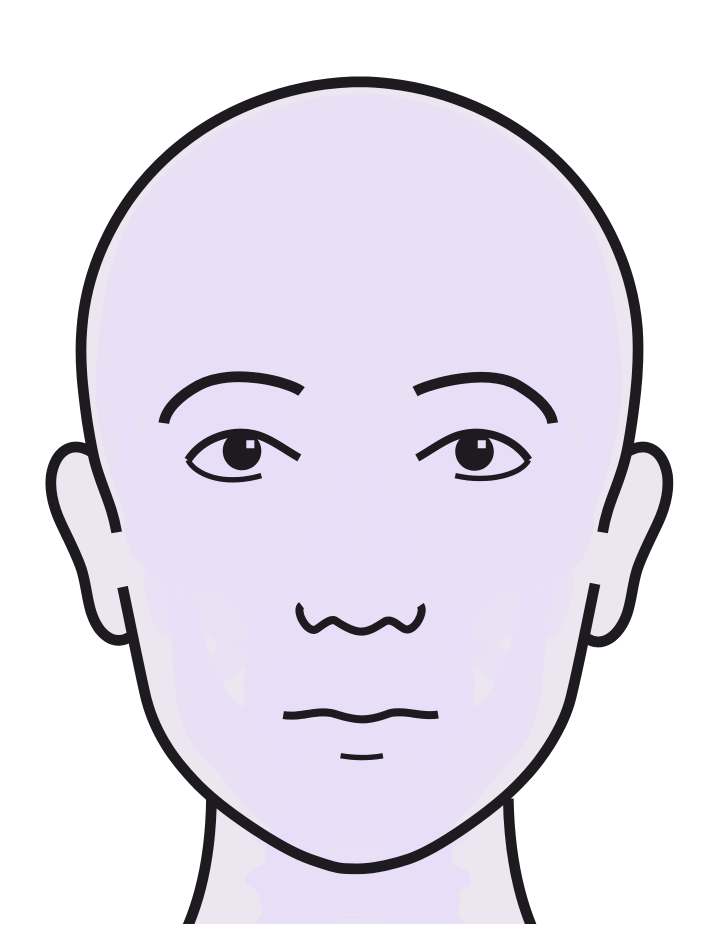
#> input picture art/source/face_front.png, 1446 x 1896 px (shown at 1/2 size)
$ python synth_oblique.py
#> lines starting #> are read from the running program, lines starting #| are printed output that depends on the picture; after the words box and inside, x2 and y2 are one past the last pixel; in counts of white or black regions, pixels touching at a corner belong together
#!/usr/bin/env python3
"""Sintetiza la vista oblicua 45° del rostro a partir de las vistas frontal y lateral.

Modelo: para cada altura y, la sección transversal de la cabeza se aproxima por una
superelipse de semiancho w(y) (vista frontal) y profundidad entre z_atrás(y) y z_frente(y)
(vista lateral, sin la nariz). Se rota θ = 45° alrededor del eje vertical y se proyecta:
x' = x·cosθ + z·sinθ. La silueta es el mínimo/máximo de x' en cada sección (la nariz y los
labios del perfil se suman al máximo); los rasgos frontales se proyectan sobre la superficie
frontal y se ocultan donde ésta deja de mirar a la cámara; la oreja visible sale del perfil.
"""
import pathlib
import numpy as np
from PIL import Image, ImageDraw
from scipy.ndimage import label, uniform_filter1d

ROOT = pathlib.Path(__file__).resolve().parents[2]
SRC = ROOT / "art/source"
TH = np.radians(45)
C, S = np.cos(TH), np.sin(TH)

front = np.array(Image.open(SRC / "face_front.png").convert("L")) < 90
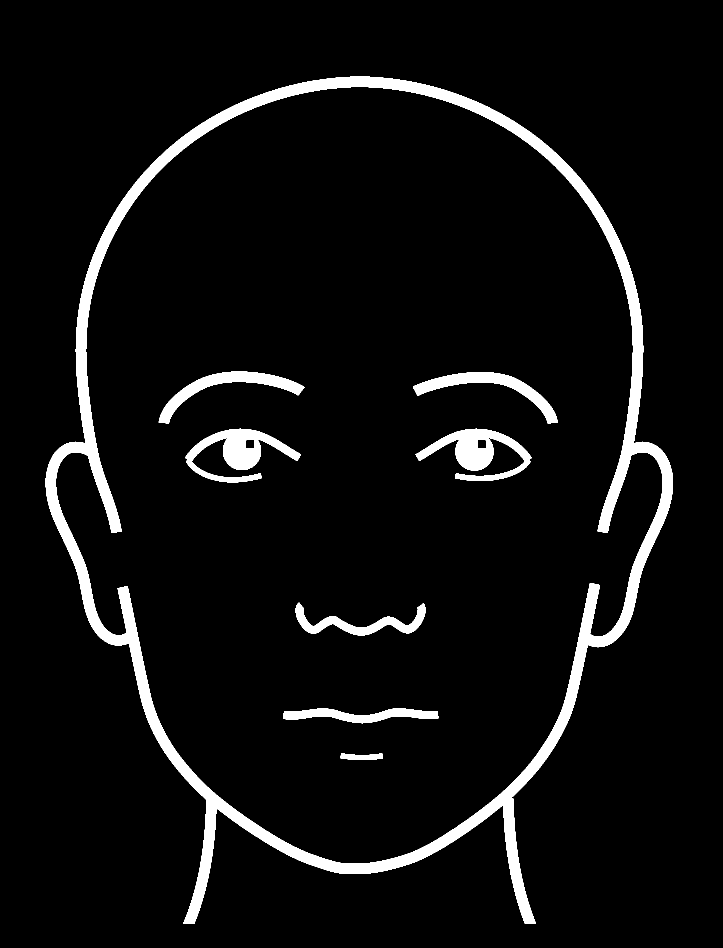
#> front: shape (1896, 1446) bool (shown at 1/2 size); 5.9% white; 8 white regions, largest, box (x1, y1, x2, y2) and area: (91, 153, 1346, 1848) 117069, (831, 857, 1064, 962) 9592, (370, 857, 602, 965) 9575
prof = np.array(Image.open(SRC / "face_profiles.png").convert("L")) < 90
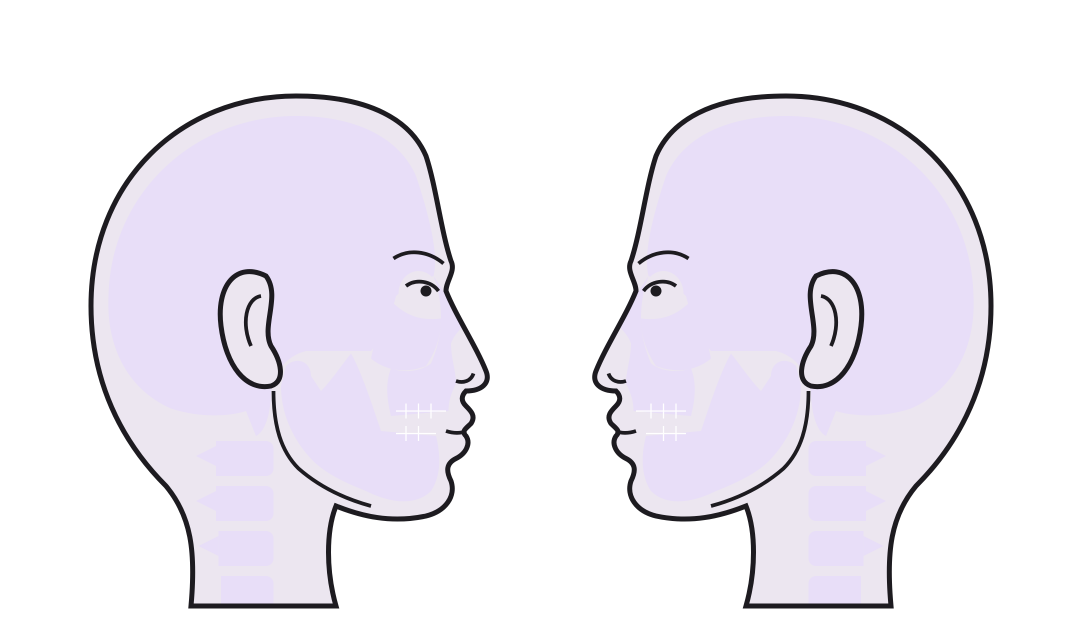
#> input picture art/source/face_profiles.png, 3246 x 1896 px (shown at 1/3 size)
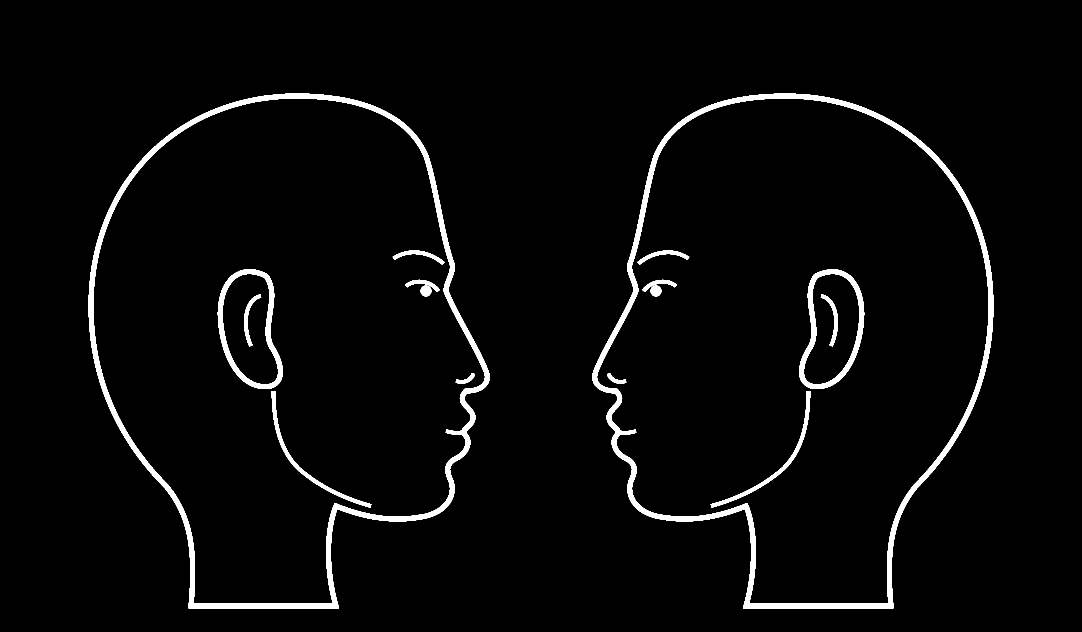
#> prof: shape (1896, 3246) bool (shown at 1/3 size); 3% white; 16 white regions, largest, box (x1, y1, x2, y2) and area: (1777, 281, 2980, 1825) 68801, (266, 281, 1469, 1825) 68797, (653, 807, 849, 1167) 12865
FH, FW = front.shape
#> FH = 1896; FW = 1446
CX = 718                         # eje medio de la vista frontal
TOP_F, CHIN_F = 155, 1740        # vértice y mentón (frontal)
TOP_P, CHIN_P = 283, 1555        # vértice y mentón (perfil, cabeza izquierda)
K = (CHIN_F - TOP_F) / (CHIN_P - TOP_P)
EAR_X = 802                      # tragion (perfil) = origen de profundidad
NASION_F, SUBNASAL_F = 885, 1252

def p2f(yp): return TOP_F + (yp - TOP_P) * K
def f2p(yf): return TOP_P + (yf - TOP_F) / K

# --- perfil: borde anterior y posterior por fila (cabeza izquierda, x < 1600) ---
P = prof[:, :1600]
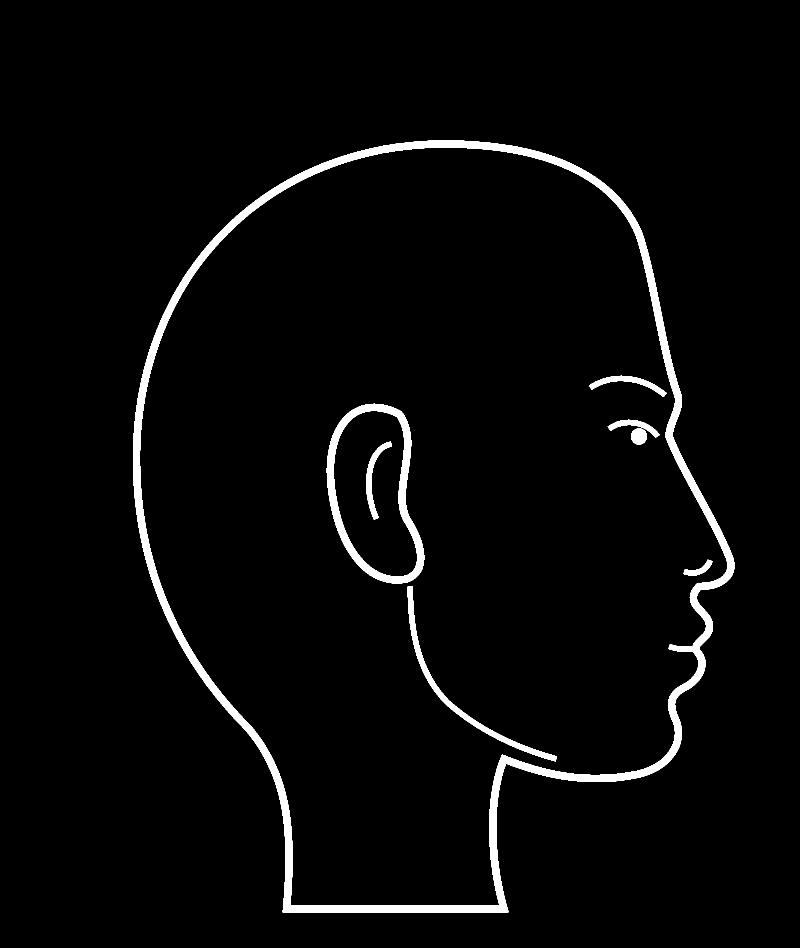
#> P: shape (1896, 1600) bool (shown at 1/2 size); 3.1% white; 8 white regions, largest, box (x1, y1, x2, y2) and area: (266, 281, 1469, 1825) 68797, (653, 807, 849, 1167) 12865, (815, 1173, 1114, 1523) 5444
ys = np.arange(FH)
#> ys = 1896 values from 0 to 1895
zf = np.full(FH, np.nan); zb = np.full(FH, np.nan)
for yf in range(TOP_F, FH):
    yp = int(round(f2p(yf)))
    if yp >= 1805 or yp >= P.shape[0]: continue
    xs = np.where(P[yp])[0]
    if len(xs) == 0: continue
    zf[yf] = (xs.max() - EAR_X) * K
    zb[yf] = (xs.min() - EAR_X) * K
valid = ~np.isnan(zf)
zf = np.interp(ys, ys[valid], zf[valid]); zb = np.interp(ys, ys[valid], zb[valid])
#> after `zf = np.interp(ys, ys[valid], zf[valid])`: zf = 1896 values, max 829.9 at index 1203, min 194.4 at index 0, mean 603.8
#> after `zb = np.interp(ys, ys[valid], zb[valid])`: zb = 1896 values, max 31.15 at index 0, min -667.9 at index 904, mean -465.3
# superficie frontal sin nariz (para mejillas y rasgos)
zs = zf.copy()
#> zs has the same summary as zf
a, b = NASION_F, SUBNASAL_F
zs[a:b] = np.interp(np.arange(a, b), [a, b], [zf[a], zf[b]])
# sin labios: de la base nasal al pogonion la mejilla/mandíbula es una curva suave
POGONION_F = 1619
c = POGONION_F
zs[b:c] = np.interp(np.arange(b, c), [b, c], [zf[b] - 25 * K, zf[c]])
zs = uniform_filter1d(zs, 41)
#> zs = 1896 values, max 803.4 at index 1231, min 194.4 at index 0, mean 600

# --- frontal: semiancho por fila (sin orejas) ---
w = np.full(FH, np.nan)
for y in range(TOP_F, FH):
    xs = np.where(front[y])[0]
    if len(xs) == 0: continue
    w[y] = max(CX - xs.min(), xs.max() - CX)
EAR_ROWS = (860, 1310)
m = ~np.isnan(w); m[EAR_ROWS[0]:EAR_ROWS[1]] = False
w = np.interp(ys, ys[m], w[m])
#> w = 1896 values, max 568 at index 691, min 48 at index 0, mean 412.3
w = uniform_filter1d(w, 9)
#> w = 1896 values, max 568 at index 695, min 48 at index 0, mean 412.3
NECK_Y = 1600  # debajo, el contorno lateral es el cuello

def surface(u, y, sign=1.0, p=2.3):
    zc = (zs[y] + zb[y]) / 2; D = (zs[y] - zb[y]) / 2
    return zc + sign * D * (1 - np.abs(u) ** p) ** (1 / p)

def proj(x, z): return x * C + z * S

pts = []      # puntos de tinta proyectados (x', y)
near, far = [], []
U = np.linspace(-1, 1, 241)
for y in range(TOP_F + 2, FH):
    xx = w[y] * U
    xp = np.concatenate([proj(xx, surface(U, y, 1)), proj(xx, surface(U, y, -1))])
    near.append((xp.min(), y)); far.append((xp.max(), y))   # mejilla lejana: superficie lisa, sin perfil
#> this loop made 1739 passes
#> after the loop, far = 1739 pairs, first value 186.2 to 693.5, second value 157 to 1895; near = 1739 pairs, first value -637.8 to -10.32, second value 157 to 1895

# nariz: solo la parte del perfil que sobresale de la mejilla lejana (dorso → punta → subnasal)
far_x = dict((y, x) for x, y in far)
#> far_x = 1739 items
nose = [(proj(0, zf[y]), y) for y in range(NASION_F - 10, SUBNASAL_F + 15)]
#> nose = 392 pairs, first value 477.6 to 586.8, second value 875 to 1266
nose_out = [(x, y) for x, y in nose if x > far_x.get(y, 1e9) - 4]
#> nose_out = []
# rasgos frontales (sin contorno exterior, orejas ni líneas del cuello)
lab, n = label(front)
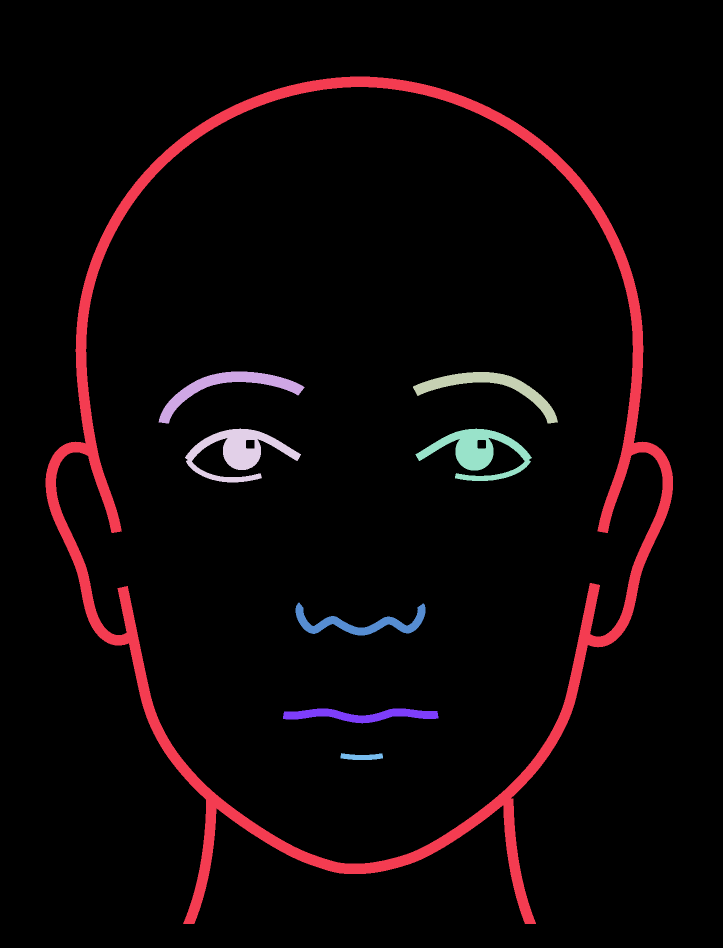
#> lab: shape (1896, 1446) int32 (shown at 1/2 size); 9 distinct labels, from 0 to 8; one colour per label, 0 black
#> n = 8
sizes = np.bincount(lab.ravel())
#> sizes = [2580927, 117069, 6732, 6677, 9575, 9592, 5257, 4921, 866]
for y, x in zip(*np.where(front)):
    if y < TOP_F + 5: continue
    dx = x - CX
    if abs(dx) > w[y] - 30: continue                       # contorno y orejas
    if y > 1560 and abs(dx) > 200: continue                 # líneas del cuello
    if sizes[lab[y, x]] > 20000: continue                   # contorno principal
    u = dx / w[y]
    z = surface(np.array([u]), y, 1)[0]
    # visibilidad: la superficie debe mirar a la cámara
    du = 1e-3
    dz = (surface(np.array([min(u + du, 1)]), y, 1)[0] - z) / du
    if w[y] * C + dz * S <= 0.15 * w[y]: continue
    pts.append((proj(dx, z), y))
#> this loop made 160689 passes
#> (y, x) on passes 1 to 3: (153, 700), (153, 701), (153, 702)
#> after the loop, pts = 41430 items

# oreja visible (del perfil) en el lado cercano, x = −w
ear = P[810:1160, 640:860]
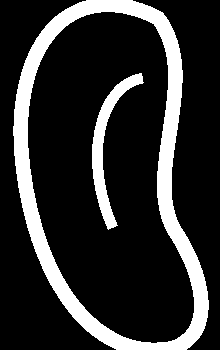
#> ear: shape (350, 220) bool; 18.6% white; 2 white regions, box (x1, y1, x2, y2) and area: (13, 0, 209, 350) 12463, (92, 73, 144, 230) 1866
for yy, xx in zip(*np.where(ear)):
    yp, xpp = 810 + yy, 640 + xx
    yf = int(round(p2f(yp)))
    if yf >= FH: continue
    z = (xpp - EAR_X) * K
    pts.append((proj(-w[yf] * 0.97, z), yf))
#> this loop made 14329 passes
#> (yy, xx, yp, xpp, yf, z) on passes 1 to 3: (0, 86, 810, 726, 812, -94.7), (0, 87, 810, 727, 812, -93.46), (0, 88, 810, 728, 812, -92.21)
#> after the loop, pts = 55759 items

# dorso nasal (del perfil) en el eje medio
for yf in range(NASION_F - 40, SUBNASAL_F + 8):
    pts.append((proj(0, zf[yf]), yf))
#> after the loop, pts = 56174 items

allx = [p[0] for p in near + far + pts + nose_out]
#> allx = 59652 items
x0, x1 = min(allx), max(allx)
#> x0 = -637.8; x1 = 693.5
OW = int(x1 - x0 + 160); off = -x0 + 80
#> after `OW = int(x1 - x0 + 160)`: OW = 1491
#> after `off = -x0 + 80`: off = 717.8
img = Image.new("L", (OW, FH), 255); d = ImageDraw.Draw(img)
#> after `img = Image.new('L', (OW, FH), 255)`: img: PIL image 1491x1896 L; every value is 255
# suavizado vertical de las siluetas (evita escalones)
def smooth(line, k=15):
#> called with k = 15
    xs = uniform_filter1d(np.array([p[0] for p in line]), k, mode="nearest")
#> xs = 1739 values, max -22.82 at index 0, min -637.4 at index 694, mean -492.8
    return list(zip(xs, [p[1] for p in line]))
near, far = smooth(near), smooth(far)
#> near = 1739 pairs, first value -637.4 to -22.82, second value 157 to 1895; far = 1739 pairs, first value 194.9 to 692.7, second value 157 to 1895
for line in (near, far):
    d.line([(x + off, y) for x, y in line], fill=0, width=16)
#> this loop made 2 passes
if nose_out:
    d.line([(x + off, y) for x, y in nose_out], fill=0, width=16)
d.line([(near[0][0] + off, near[0][1]), (far[0][0] + off, far[0][1])], fill=0, width=16)  # coronilla
for x, y in pts:
    d.ellipse([x + off - 5, y - 5, x + off + 5, y + 5], fill=0)
#> this loop made 56174 passes
#> (x, y) on passes 1 to 3: (268.3, 743), (269.4, 743), (270.4, 743)
img.save(SRC / "face_oblique_right.png")
img.transpose(Image.FLIP_LEFT_RIGHT).save(SRC / "face_oblique_left.png")
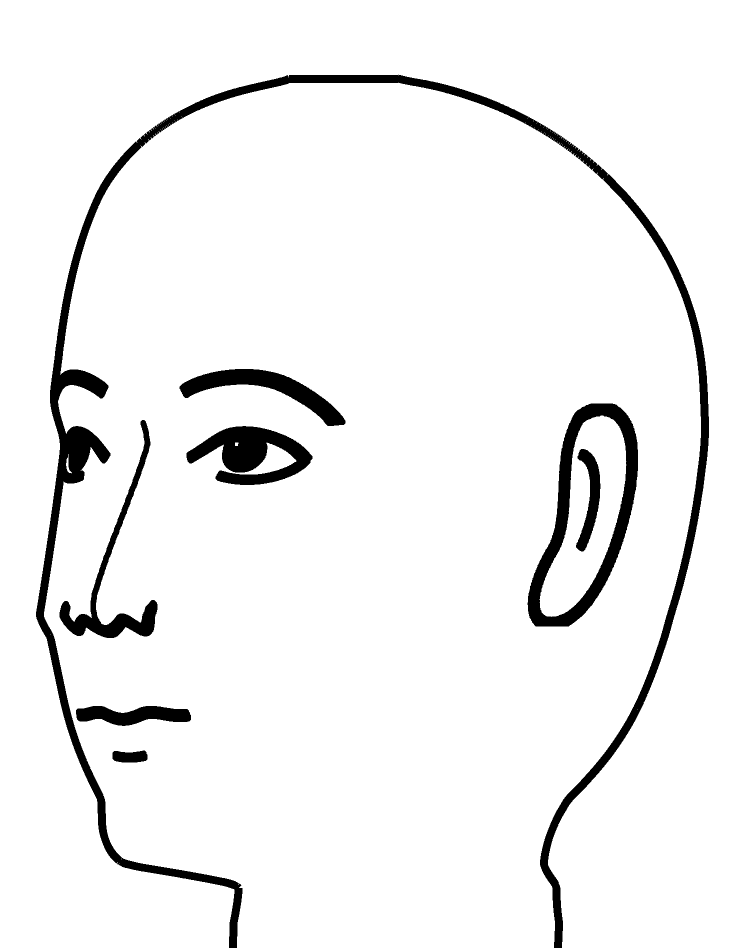
#> saved as face_oblique_left.png: PIL image 1491x1896 L (shown at 1/2 size); 94.5% white; 8 black regions, largest, box (x1, y1, x2, y2) and area: (72, 149, 1418, 1896) 80863, (1055, 807, 1276, 1253) 24541, (373, 852, 625, 970) 15773
# datos para las referencias
nose_tip = max(range(NASION_F, SUBNASAL_F), key=lambda y: zf[y])
#> nose_tip = 1203
info = {
    "width": OW, "offset": off,
    "nose_x": proj(0, zf[nose_tip]) + off, "nose_y": nose_tip,
    "mid_x": proj(0, zs[903]) + off,
    "pupil_r": proj(483 - CX, surface(np.array([(483 - CX) / w[903]]), 903, 1)[0]) + off,
    "pupil_l": proj(949 - CX, surface(np.array([(949 - CX) / w[903]]), 903, 1)[0]) + off,
}
#> info = {'width': 1491, 'offset': 717.8, 'nose_x': 1304.7, 'nose_y': 1203, 'mid_x': 1200.2, 'pupil_r': 1002.5, 'pupil_l': 1333.3}
import json
(SRC / "face_oblique.json").write_text(json.dumps({k: round(float(v), 1) for k, v in info.items()}, indent=1))
print({k: round(float(v), 1) for k, v in info.items()})
#| {'width': 1491.0, 'offset': 717.8, 'nose_x': 1304.7, 'nose_y': 1203.0, 'mid_x': 1200.2, 'pupil_r': 1002.5, 'pupil_l': 1333.3}


# --- puntos de control para la deformación rasgo a rasgo (misma proyección que el dibujo) ---
# Cada punto de control del frontal se lleva a la superficie de la cabeza girada 45°; los de la
# nariz (línea media) usan el perfil con la nariz. Orejas: solo la cercana (la lejana no se ve).
#> (the run stopped early here; a loop or call above may not have finished)
